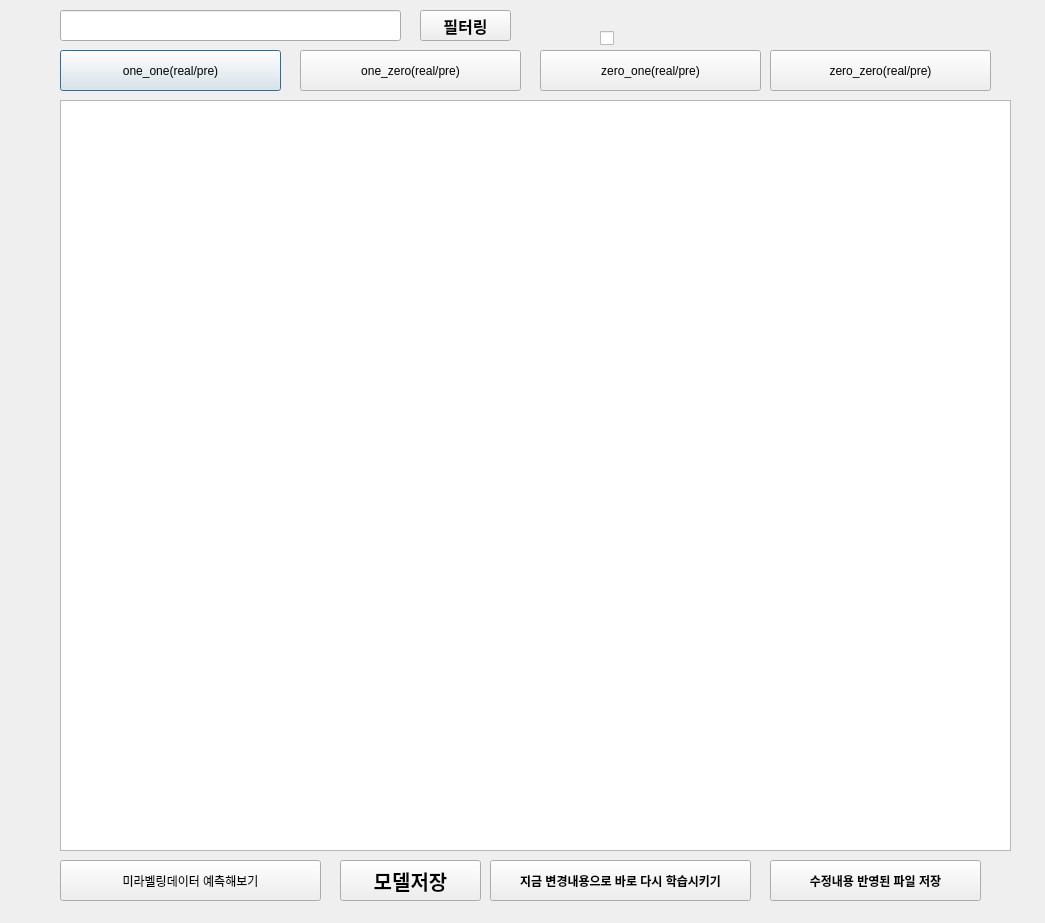
<?xml version="1.0" encoding="UTF-8"?>
<ui version="4.0">
 <class>Dialog</class>
 <widget class="QDialog" name="Dialog">
  <property name="geometry">
   <rect>
    <x>0</x>
    <y>0</y>
    <width>1045</width>
    <height>923</height>
   </rect>
  </property>
  <property name="windowTitle">
   <string>Dialog</string>
  </property>
  <widget class="QPushButton" name="oo_btn">
   <property name="geometry">
    <rect>
     <x>60</x>
     <y>50</y>
     <width>221</width>
     <height>41</height>
    </rect>
   </property>
   <property name="text">
    <string>one_one(real/pre)</string>
   </property>
  </widget>
  <widget class="QPushButton" name="oz_btn">
   <property name="geometry">
    <rect>
     <x>300</x>
     <y>50</y>
     <width>221</width>
     <height>41</height>
    </rect>
   </property>
   <property name="text">
    <string>one_zero(real/pre)</string>
   </property>
  </widget>
  <widget class="QPushButton" name="zo_btn">
   <property name="geometry">
    <rect>
     <x>540</x>
     <y>50</y>
     <width>221</width>
     <height>41</height>
    </rect>
   </property>
   <property name="text">
    <string>zero_one(real/pre)</string>
   </property>
  </widget>
  <widget class="QPushButton" name="zz_btn">
   <property name="geometry">
    <rect>
     <x>770</x>
     <y>50</y>
     <width>221</width>
     <height>41</height>
    </rect>
   </property>
   <property name="text">
    <string>zero_zero(real/pre)</string>
   </property>
  </widget>
  <widget class="QTableWidget" name="oo_table">
   <property name="geometry">
    <rect>
     <x>60</x>
     <y>100</y>
     <width>951</width>
     <height>751</height>
    </rect>
   </property>
  </widget>
  <widget class="QPushButton" name="newlabel_save">
   <property name="geometry">
    <rect>
     <x>770</x>
     <y>860</y>
     <width>211</width>
     <height>41</height>
    </rect>
   </property>
   <property name="font">
    <font>
     <weight>75</weight>
     <bold>true</bold>
    </font>
   </property>
   <property name="text">
    <string>수정내용 반영된 파일 저장</string>
   </property>
  </widget>
  <widget class="QPushButton" name="retrain_btn">
   <property name="geometry">
    <rect>
     <x>490</x>
     <y>860</y>
     <width>261</width>
     <height>41</height>
    </rect>
   </property>
   <property name="font">
    <font>
     <weight>75</weight>
     <bold>true</bold>
    </font>
   </property>
   <property name="text">
    <string>지금 변경내용으로 바로 다시 학습시키기</string>
   </property>
  </widget>
  <widget class="QLineEdit" name="filter_input">
   <property name="geometry">
    <rect>
     <x>60</x>
     <y>10</y>
     <width>341</width>
     <height>31</height>
    </rect>
   </property>
  </widget>
  <widget class="QPushButton" name="filter_input_btn">
   <property name="geometry">
    <rect>
     <x>420</x>
     <y>10</y>
     <width>91</width>
     <height>31</height>
    </rect>
   </property>
   <property name="font">
    <font>
     <pointsize>12</pointsize>
     <weight>75</weight>
     <bold>true</bold>
    </font>
   </property>
   <property name="text">
    <string>필터링</string>
   </property>
  </widget>
  <widget class="QLabel" name="filter_count">
   <property name="geometry">
    <rect>
     <x>520</x>
     <y>10</y>
     <width>101</width>
     <height>31</height>
    </rect>
   </property>
   <property name="text">
    <string/>
   </property>
  </widget>
  <widget class="QPushButton" name="next_btn">
   <property name="geometry">
    <rect>
     <x>60</x>
     <y>860</y>
     <width>261</width>
     <height>41</height>
    </rect>
   </property>
   <property name="text">
    <string>미라벨링데이터 예측해보기</string>
   </property>
  </widget>
  <widget class="QPushButton" name="save_model">
   <property name="geometry">
    <rect>
     <x>340</x>
     <y>860</y>
     <width>141</width>
     <height>41</height>
    </rect>
   </property>
   <property name="font">
    <font>
     <pointsize>15</pointsize>
     <weight>75</weight>
     <bold>true</bold>
    </font>
   </property>
   <property name="text">
    <string>모델저장</string>
   </property>
  </widget>
  <widget class="QCheckBox" name="check_all">
   <property name="geometry">
    <rect>
     <x>600</x>
     <y>30</y>
     <width>81</width>
     <height>16</height>
    </rect>
   </property>
   <property name="text">
    <string/>
   </property>
  </widget>
 </widget>
 <resources/>
 <connections/>
</ui>
